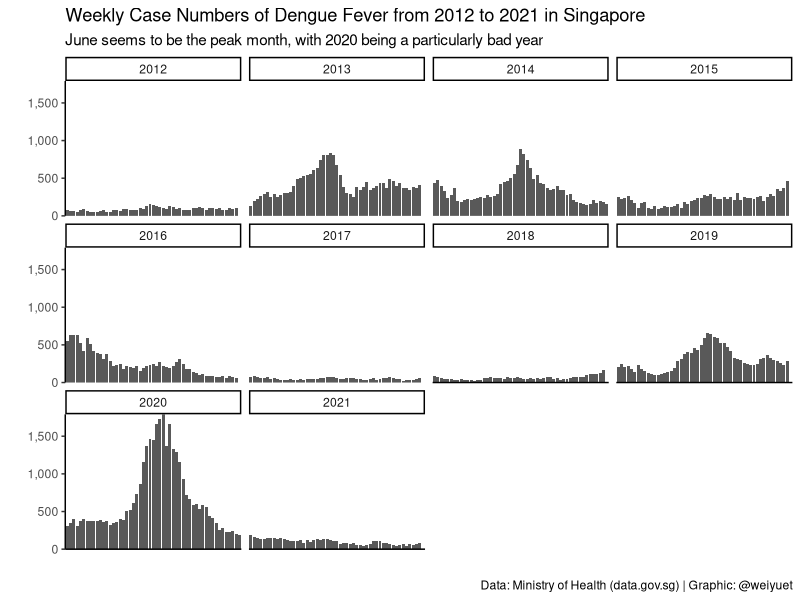
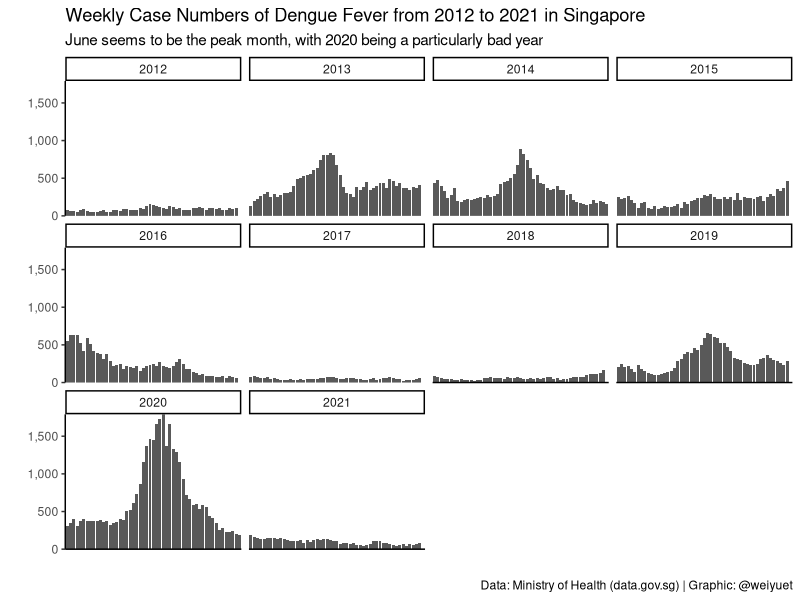

These charts were generated, in order, by the following R code:
#########################################
# Infectious Disease Weekly Case Counts #
#########################################

#### Setup ####
library(tidyverse)
library(scales)
library(glue)

#### Load data ####
weekly_infectious_disease <- read_csv('data/weekly-infectious-disease-bulletin-cases/weekly-infectious-disease-bulletin-cases.csv')

#### Wrangle ####
col <- paste("col", 1:2)

# Split year and week column
weekly_infectious_disease <- weekly_infectious_disease %>%
  separate(col = epi_week, sep = "-", into = col, remove = TRUE)

weekly_infectious_disease <- weekly_infectious_disease %>% 
  rename(year = "col 1",
         week = "col 2",
         cases = "no._of_cases")

# Clean HFMD and Hand, Foot Mouth Disease names
weekly_infectious_disease <- weekly_infectious_disease %>% 
  mutate(disease = case_when(disease == "HFMD" ~ "Hand, Foot Mouth Disease",
                             TRUE ~ disease))

#### Visualize ####
# Plot weekly case numbers of Dengue Fever from 2012 to 2021
weekly_infectious_disease %>%
  filter(disease == "Dengue Fever") %>%
  ggplot(aes(x = week,
             y = cases)) +
  geom_col() +
  facet_wrap(~year) +
  scale_y_continuous(expand = c(0, 0),
                     labels = label_number(big.mark = ",")) +
  theme_classic() +
  theme(axis.text.x = element_blank(),
        axis.ticks.x = element_blank()) +
  labs(x = "",
       y = "",
       title = glue("Weekly Case Numbers of Dengue Fever from {min(weekly_infectious_disease$year)} to {max(weekly_infectious_disease$year)} in Singapore"),
       subtitle = "June seems to be the peak month, with 2020 being a particularly bad year",
       caption = "Data: Ministry of Health (data.gov.sg) | Graphic: @weiyuet")

#### Save image ####
ggsave("figures/weekly-cases-dengue-fever.png", width = 8, height = 5)